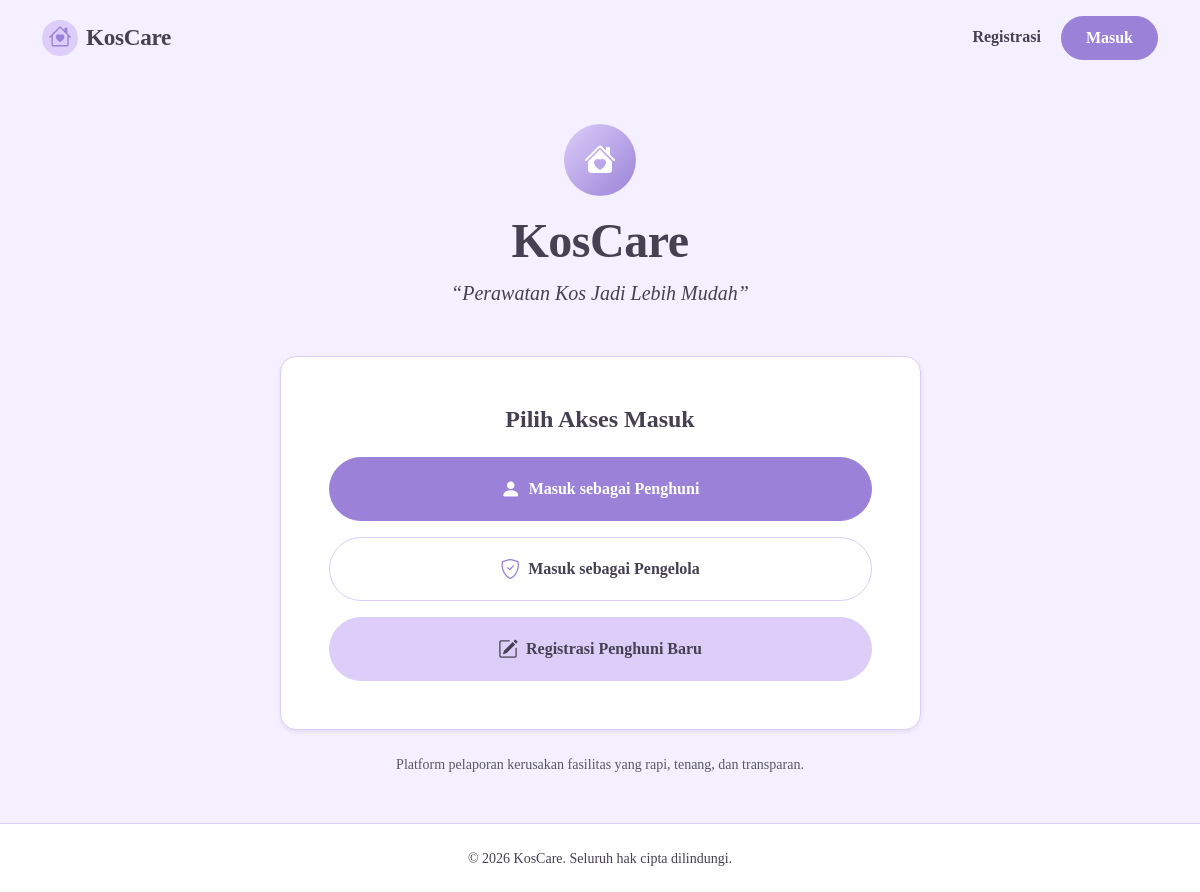
The page / on the database its author committed.
### tables this page shows
CREATE TABLE `theme_settings` (
  `id` INT UNSIGNED NOT NULL DEFAULT 1,
  `preset_name` VARCHAR(50) NOT NULL DEFAULT 'Pastel Lilac',
  `color_primary` VARCHAR(20) NOT NULL DEFAULT '#9B82D8',
  `color_secondary` VARCHAR(20) NOT NULL DEFAULT '#DCCEF9',
  `color_background` VARCHAR(20) NOT NULL DEFAULT '#F5F0FF',
  `color_card` VARCHAR(20) NOT NULL DEFAULT '#FFFFFF',
  `color_button` VARCHAR(20) NOT NULL DEFAULT '#9B82D8',
  `color_text` VARCHAR(20) NOT NULL DEFAULT '#454052',
  `font_family` VARCHAR(100) NOT NULL DEFAULT 'Times New Roman, Times, Georgia, serif',
  `font_size_scale` VARCHAR(20) NOT NULL DEFAULT 'normal',
  `app_name` VARCHAR(100) NOT NULL DEFAULT 'KosCare',
  `app_tagline` VARCHAR(255) NOT NULL DEFAULT 'Perawatan Kos Jadi Lebih Mudah',
  `logo_path` VARCHAR(255) DEFAULT NULL,
  `logo_size` VARCHAR(20) NOT NULL DEFAULT 'medium',
  `card_radius` VARCHAR(20) NOT NULL DEFAULT '1rem',
  `button_shape` VARCHAR(20) NOT NULL DEFAULT 'pill',
  `updated_at` TIMESTAMP NOT NULL DEFAULT CURRENT_TIMESTAMP ON UPDATE CURRENT_TIMESTAMP,
  PRIMARY KEY (`id`)
);

### includes/theme.php (the view, shortened to what this page needs)
<?php
function getThemeSettings(): array {
    static $cached = null;
    if ($cached !== null) {
        return $cached;
    }
    $default = [
        'preset_name' => 'Pastel Lilac',
        'color_primary' => '#9B82D8',
        'color_secondary' => '#DCCEF9',
        'color_background' => '#F5F0FF',
        'color_card' => '#FFFFFF',
        'color_button' => '#9B82D8',
        'color_text' => '#454052',
        'font_family' => 'Times New Roman, Times, Georgia, serif',
        'font_size_scale' => 'normal',
        'app_name' => 'KosCare',
        'app_tagline' => 'Perawatan Kos Jadi Lebih Mudah',
        'logo_path' => null,
        'logo_size' => 'medium',
        'card_radius' => '1rem',
        'button_shape' => 'pill'
    ];
    try {
        $db = getDB();
        $stmt = $db->query("SELECT * FROM `theme_settings` WHERE `id` = 1 LIMIT 1");
        $row = $stmt->fetch(PDO::FETCH_ASSOC);
        if ($row) {
            $cached = array_merge($default, $row);
            return $cached;
        }
    } catch (Throwable $e) {
    }
    $cached = $default;
    return $cached;
}
function getAppName(): string {
    $s = getThemeSettings();
    return !empty($s['app_name']) ? $s['app_name'] : 'KosCare';
}
function getAppTagline(): string {
    $s = getThemeSettings();
    return !empty($s['app_tagline']) ? $s['app_tagline'] : 'Perawatan Kos Jadi Lebih Mudah';
}
function getAppLogo(): ?string {
    return null;
}
    ?>

### includes/theme.php (the view, shortened to what this page needs)
<?php
function getThemeSettings(): array {
    static $cached = null;
    if ($cached !== null) {
        return $cached;
    }
    $default = [
        'preset_name' => 'Pastel Lilac',
        'color_primary' => '#9B82D8',
        'color_secondary' => '#DCCEF9',
        'color_background' => '#F5F0FF',
        'color_card' => '#FFFFFF',
        'color_button' => '#9B82D8',
        'color_text' => '#454052',
        'font_family' => 'Times New Roman, Times, Georgia, serif',
        'font_size_scale' => 'normal',
        'app_name' => 'KosCare',
        'app_tagline' => 'Perawatan Kos Jadi Lebih Mudah',
        'logo_path' => null,
        'logo_size' => 'medium',
        'card_radius' => '1rem',
        'button_shape' => 'pill'
    ];
    try {
        $db = getDB();
        $stmt = $db->query("SELECT * FROM `theme_settings` WHERE `id` = 1 LIMIT 1");
        $row = $stmt->fetch(PDO::FETCH_ASSOC);
        if ($row) {
            $cached = array_merge($default, $row);
            return $cached;
        }
    } catch (Throwable $e) {
    }
    $cached = $default;
    return $cached;
}
function getAppName(): string {
    $s = getThemeSettings();
    return !empty($s['app_name']) ? $s['app_name'] : 'KosCare';
}
function getAppTagline(): string {
    $s = getThemeSettings();
    return !empty($s['app_tagline']) ? $s['app_tagline'] : 'Perawatan Kos Jadi Lebih Mudah';
}
function getAppLogo(): ?string {
    return null;
}
function renderThemeStyles(): void {
    $s = getThemeSettings();
    $fontFamily = !empty($s['font_family']) ? $s['font_family'] : 'Times New Roman, Times, Georgia, serif';
    $fontSizeBase = '16px';
    if (($s['font_size_scale'] ?? '') === 'large') {
        $fontSizeBase = '17px';
    } elseif (($s['font_size_scale'] ?? '') === 'compact') {
        $fontSizeBase = '15px';
    }
    $btnRadius = '9999px';
    if (($s['button_shape'] ?? '') === 'rounded') {
        $btnRadius = '10px';
    } elseif (($s['button_shape'] ?? '') === 'square') {
        $btnRadius = '4px';
    }
    $cardRadius = !empty($s['card_radius']) ? $s['card_radius'] : '1rem';
    ?>
    <style id="koscare-dynamic-theme">
        :root {
            --color-primary-purple: <?php echo htmlspecialchars($s['color_button'] ?? '#9B82D8'); ?>;
            --color-primary-purple-hover: <?php echo htmlspecialchars($s['color_primary'] ?? '#886BC8'); ?>;
            --color-pastel-lilac: <?php echo htmlspecialchars($s['color_secondary'] ?? '#DCCEF9'); ?>;
            --color-light-lilac: <?php echo htmlspecialchars($s['color_secondary'] ?? '#EEE7FF'); ?>;
            --color-soft-lavender: <?php echo htmlspecialchars($s['color_background'] ?? '#F5F0FF'); ?>;
            --color-pure-white: <?php echo htmlspecialchars($s['color_card'] ?? '#FFFFFF'); ?>;
            --color-charcoal: <?php echo htmlspecialchars($s['color_text'] ?? '#454052'); ?>;
            --app-font-family: <?php echo $fontFamily; ?>;
            --app-card-radius: <?php echo htmlspecialchars($cardRadius); ?>;
            --app-btn-radius: <?php echo htmlspecialchars($btnRadius); ?>;
        }
        html {
            font-size: <?php echo $fontSizeBase; ?>;
        }
        *, *::before, *::after, body, button, input, textarea, select, .nav-link, .btn, .card-title, h1, h2, h3, h4, h5, h6 {
            font-family: <?php echo $fontFamily; ?> !important;
        }
        body {
            background-color: var(--color-soft-lavender) !important;
            color: var(--color-charcoal) !important;
        }
        .card-aesthetic, .card {
            border-radius: var(--app-card-radius) !important;
            background-color: var(--color-pure-white) !important;
            border-color: var(--color-pastel-lilac) !important;
        }
        .navbar-custom {
            border-bottom: 1.5px solid var(--color-pastel-lilac) !important;
        }
        .btn-primary-purple, .btn-primary {
            background-color: var(--color-primary-purple) !important;
            border-color: var(--color-primary-purple) !important;
            border-radius: var(--app-btn-radius) !important;
            color: #FFFFFF !important;
        }
        .btn-primary-purple:hover, .btn-primary:hover {
            filter: brightness(0.92);
        }
        .btn-outline-purple {
            border-color: var(--color-pastel-lilac) !important;
            color: var(--color-charcoal) !important;
            border-radius: var(--app-btn-radius) !important;
        }
        .btn-outline-purple:hover {
            background-color: var(--color-pastel-lilac) !important;
        }
        .btn-pastel-pink {
            background-color: var(--color-pastel-lilac) !important;
            color: var(--color-charcoal) !important;
            border-radius: var(--app-btn-radius) !important;
            border-color: var(--color-pastel-lilac) !important;
        }
        .form-control, .form-select {
            border-color: var(--color-pastel-lilac) !important;
        }
        .form-control:focus, .form-select:focus {
            border-color: var(--color-primary-purple) !important;
            box-shadow: 0 0 0 0.25rem rgba(0, 0, 0, 0.08) !important;
        }
        .badge-status-diproses {
            background-color: var(--color-pastel-lilac) !important;
            color: var(--color-charcoal) !important;
        }
    </style>
    <?php
}

### index.php (shortened to what this page needs)
<?php
require_once __DIR__ . '/includes/header.php';
?>
<div class="min-vh-100 d-flex flex-column justify-content-between">
    <?php
    $dynLogo = function_exists('getAppLogo') ? getAppLogo() : null;
    $dynName = function_exists('getAppName') ? getAppName() : 'KosCare';
    $dynTagline = function_exists('getAppTagline') ? getAppTagline() : 'Perawatan Kos Jadi Lebih Mudah';
    $dynSettings = function_exists('getThemeSettings') ? getThemeSettings() : [];
    $dynLogoHeight = function_exists('getLogoHeightPx') ? getLogoHeightPx($dynSettings['logo_size'] ?? 'medium') : 36;
    ?>
    <header class="py-3 px-4">
        <div class="container d-flex justify-content-between align-items-center">
            <a href="<?php echo BASE_URL; ?>/index.php" class="brand-title d-flex align-items-center gap-2">
                <?php if ($dynLogo): ?>
                    <img src="<?php echo htmlspecialchars($dynLogo); ?>" alt="Logo" style="height: <?php echo $dynLogoHeight; ?>px; max-width: 140px; object-fit: contain;">
                <?php else: ?>
                    <span class="d-inline-flex align-items-center justify-content-center rounded-circle" style="width: 36px; height: 36px; background-color: var(--color-pastel-lilac); color: var(--color-primary-purple);">
                        <i class="bi bi-house-heart"></i>
                    </span>
                <?php endif; ?>
                <span><?php echo htmlspecialchars($dynName); ?></span>
            </a>
            <div>
                <a href="<?php echo BASE_URL; ?>/register.php" class="text-charcoal text-decoration-none fw-semibold me-3">
                    Registrasi
                </a>
                <a href="<?php echo BASE_URL; ?>/login.php?role=penghuni" class="btn btn-primary-purple px-4 py-1.5 fs-7">
                    Masuk
                </a>
            </div>
        </div>
    </header>
    <main class="my-auto py-5">
        <div class="container">
            <div class="row justify-content-center">
                <div class="col-lg-8 col-xl-7 text-center">
                    <div class="mb-3">
                        <?php if ($dynLogo): ?>
                            <img src="<?php echo htmlspecialchars($dynLogo); ?>" alt="Logo" style="height: 72px; max-width: 180px; object-fit: contain;">
                        <?php else: ?>
                            <span class="d-inline-flex align-items-center justify-content-center rounded-circle shadow-xs" style="width: 72px; height: 72px; background: linear-gradient(135deg, var(--color-pastel-lilac), var(--color-primary-purple)); color: #FFFFFF; font-size: 2rem;">
                                <i class="bi bi-house-heart-fill"></i>
                            </span>
                        <?php endif; ?>
                    </div>
                    <h1 class="display-5 fw-bold text-charcoal mb-2" style="letter-spacing: -0.5px;">
                        <?php echo htmlspecialchars($dynName); ?>
                    </h1>
                    <p class="lead text-charcoal mb-5 fs-5" style="font-style: italic;">
                        “<?php echo htmlspecialchars($dynTagline); ?>”
                    </p>
                    <div class="card card-aesthetic p-4 p-md-5 mb-4 shadow-sm text-start" style="background-color: #FFFFFF;">
                        <h4 class="text-center fw-bold text-charcoal mb-4">
                            Pilih Akses Masuk
                        </h4>
                        <div class="d-grid gap-3">
                            <a href="<?php echo BASE_URL; ?>/login.php?role=penghuni" class="btn btn-primary-purple py-3 fs-6 shadow-xs">
                                <i class="bi bi-person-fill fs-5"></i>
                                <span>Masuk sebagai Penghuni</span>
                            </a>
                            <a href="<?php echo BASE_URL; ?>/login.php?role=pengelola" class="btn btn-outline-purple py-3 fs-6">
                                <i class="bi bi-shield-check fs-5" style="color: #9B82D8;"></i>
                                <span>Masuk sebagai Pengelola</span>
                            </a>
                            <a href="<?php echo BASE_URL; ?>/register.php" class="btn btn-pastel-pink py-3 fs-6 text-charcoal">
                                <i class="bi bi-pencil-square fs-5"></i>
                                <span>Registrasi Penghuni Baru</span>
                            </a>
                        </div>
                    </div>
                    <p class="text-muted small mb-0">
                        Platform pelaporan kerusakan fasilitas yang rapi, tenang, dan transparan.
                    </p>
                </div>
            </div>
        </div>
    </main>
    <footer class="footer-aesthetic text-center">
        <div class="container">
            <span class="text-charcoal small">
                &copy; <?php echo date('Y'); ?> KosCare. Seluruh hak cipta dilindungi.
            </span>
        </div>
    </footer>
</div>
</body>
</html>

### assets/css/style.css (style rules this page uses)
:root { --color-pastel-lilac: #DCCEF9; --color-light-lilac: #EEE7FF; --color-soft-lavender: #F5F0FF; --color-pure-white: #FFFFFF; --color-pastel-pink: #F8DCE8; --color-pastel-blue: #DCEBFF; --color-charcoal: #454052; --color-primary-purple: #9B82D8; --color-primary-purple-hover: #886BC8; --app-font-family: 'Times New Roman', Times, Georgia, serif; --app-card-radius: 20px; --app-btn-radius: 9999px; }
*, *::before, *::after { box-sizing: border-box; font-family: var(--app-font-family) !important; }
body { background-color: var(--color-soft-lavender); color: var(--color-charcoal); min-height: 100vh; display: flex; flex-direction: column; margin: 0; padding: 0; -webkit-font-smoothing: antialiased; }
.bg-soft-lavender { background-color: var(--color-soft-lavender) !important; }
.text-charcoal { color: var(--color-charcoal) !important; }
.brand-title { font-size: 1.45rem; font-weight: bold; color: var(--color-charcoal); letter-spacing: -0.3px; text-decoration: none; line-height: 1.2; }
.card-aesthetic { background-color: var(--color-pure-white); border-radius: var(--app-card-radius); border: 1px solid var(--color-pastel-lilac); box-shadow: 0 4px 18px rgba(69, 64, 82, 0.04); transition: transform 0.2s ease, box-shadow 0.2s ease; }
.btn-primary-purple { background-color: var(--color-primary-purple); color: #ffffff !important; border: 1px solid var(--color-primary-purple); border-radius: var(--app-btn-radius); padding: 9px 22px; font-weight: bold; transition: all 0.2s ease; text-decoration: none; display: inline-flex; align-items: center; justify-content: center; gap: 8px; white-space: nowrap; }
.btn-outline-purple { background-color: var(--color-pure-white); color: var(--color-charcoal) !important; border: 1.5px solid var(--color-pastel-lilac); border-radius: var(--app-btn-radius); padding: 8px 20px; font-weight: bold; transition: all 0.2s ease; text-decoration: none; display: inline-flex; align-items: center; justify-content: center; gap: 8px; white-space: nowrap; }
.btn-pastel-pink { background-color: var(--color-pastel-pink); color: var(--color-charcoal) !important; border: 1px solid var(--color-pastel-lilac); border-radius: var(--app-btn-radius); padding: 9px 22px; font-weight: bold; transition: all 0.2s ease; text-decoration: none; display: inline-flex; align-items: center; justify-content: center; gap: 8px; white-space: nowrap; }
.footer-aesthetic { background-color: rgba(255, 255, 255, 0.95); border-top: 1px solid var(--color-pastel-lilac); padding: 22px 0; margin-top: auto; }

### rows shown on the page
theme_settings: app_name "KosCare", app_tagline "Perawatan Kos Jadi Lebih Mudah"
